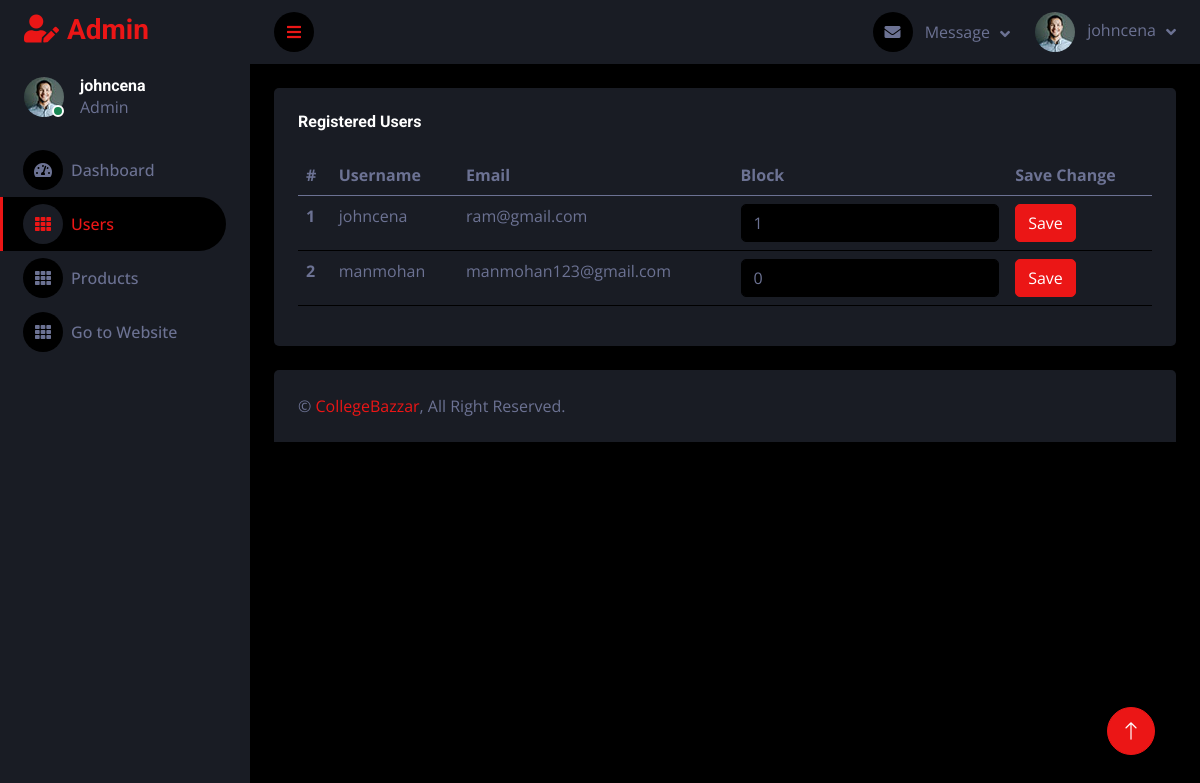
The app's page /Frontend/Admin/users.php (signed in) with its own data.
### tables this page shows
CREATE TABLE `users` (
  `id` int(11) NOT NULL,
  `username` varchar(50) DEFAULT NULL,
  `email` varchar(50) DEFAULT NULL,
  `password` varchar(255) DEFAULT NULL,
  `registered_date` date DEFAULT current_timestamp(),
  `is_admin` tinyint(1) NOT NULL DEFAULT 0,
  `is_blocked` tinyint(1) DEFAULT 0
);

### Frontend/Admin/users.php (the view, shortened to what this page needs)
<!DOCTYPE html>
<html lang="en">
<head>
    <link href="https://cdnjs.cloudflare.com/ajax/libs/font-awesome/5.10.0/css/all.min.css" rel="stylesheet">
    <link href="https://cdn.jsdelivr.net/npm/bootstrap-icons@1.4.1/font/bootstrap-icons.css" rel="stylesheet">
    <link href="lib/owlcarousel/assets/owl.carousel.min.css" rel="stylesheet">
    <link href="lib/tempusdominus/css/tempusdominus-bootstrap-4.min.css" rel="stylesheet" />
    <link href="css/bootstrap.min.css" rel="stylesheet">
    <link href="css/style.css" rel="stylesheet">
</head>
<body>
    <div class="container-fluid position-relative d-flex p-0">
        <?php include './_parts/_sidebar.php' ?>
        <div class="content">
            <?php include './_parts/_header.php' ?>
            <div class="container-fluid pt-4 px-4">
                <div class="row g-4">
                    <div class="col-12">
                        <div class="bg-secondary rounded h-100 p-4">
                            <h6 class="mb-4">Registered Users</h6>
                            <div class="table-responsive table-hover">
                                <table class="table">
                                    <thead>
                                        <tr>
                                            <th scope="col">#</th>
                                            <th scope="col">Username</th>
                                            <th scope="col">Email</th>
                                            <th scope="col">Block</th>
                                            <th scope="col">Save Change</th>
                                        </tr>
                                    </thead>
                                    <tbody>
                                        <?php
                                        $sql = "Select username,email,is_admin,is_blocked from users ORDER BY id LIMIT 10";
                                        $result = mysqli_query($conn, $sql);
                                        $num = mysqli_num_rows($result);
                                        $counter = 1;
                                        while ($num != 0) {
                                            $row = mysqli_fetch_assoc($result);
                                            echo ' <tr>
                                                 <th scope="">' . $counter . '</th>
                                                <td>' . $row["username"] . '</td>
                                                <td>' . $row["email"] . '</td>
                                                <form method="POST">
                                                <td>  <input oninput="javascript: if (this.value > 1 || this.value < 0) this.value = 0;"  maxlength="1" required class="form-control" type="number" name="is_blocked" value="' . $row["is_blocked"] . '" id="is_blocked"></td>
                                                <td>                                      <button type="submit" class="btn btn-primary">Save</button></td></form>
                                            </tr>';
                                            $counter = $counter + 1;
                                            $num = $num - 1;
                                        }
                                        ?>
                                    </tbody>
                                </table>
                            </div>
                        </div>
                    </div>
                </div>
            </div>
            <?php include './_parts/_footer.php' ?>
        </div>
        <a href="#" class="btn btn-lg btn-primary btn-lg-square back-to-top"><i class="bi bi-arrow-up"></i></a>
    </div>
</body>
</html>

### Frontend/Admin/css/style.css (style rules this page uses)
:root { --primary: #EB1616; --secondary: #191C24; --light: #6C7293; --dark: #000000; }
.back-to-top { position: fixed; display: none; right: 45px; bottom: 45px; z-index: 99; }
.btn { transition: .5s; }
.btn-lg-square { width: 48px; height: 48px; }
.btn-square, .btn-sm-square, .btn-lg-square { padding: 0; display: inline-flex; align-items: center; justify-content: center; font-weight: normal; border-radius: 50px; }
.content { margin-left: 250px; min-height: 100vh; background: var(--dark); transition: 0.5s; }
@media (min-width: 992px) { .content { width: calc(100% - 250px); } }

### records on screen
users: username "johncena", email "ram@gmail.com", is_blocked "1"
users: username "manmohan", email "manmohan123@gmail.com", is_blocked "0"

### other values on screen
$_SESSION['username'] "johncena"
